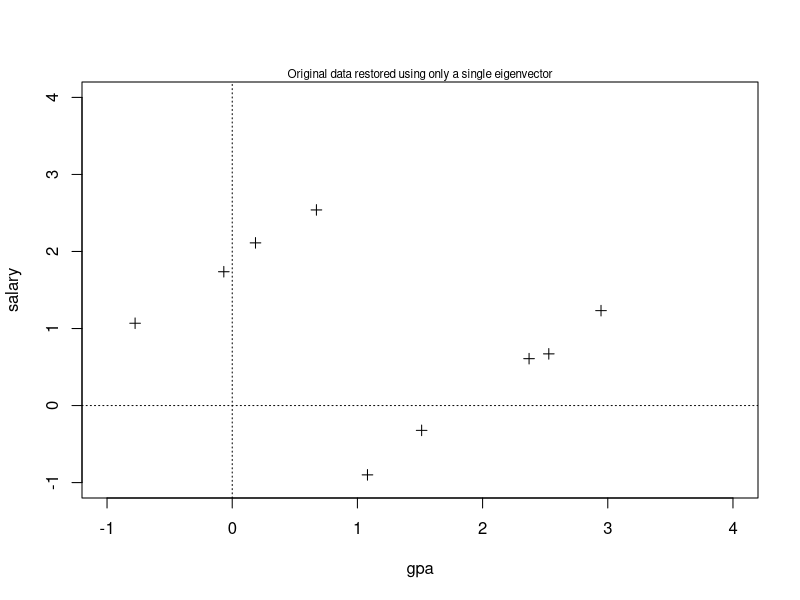
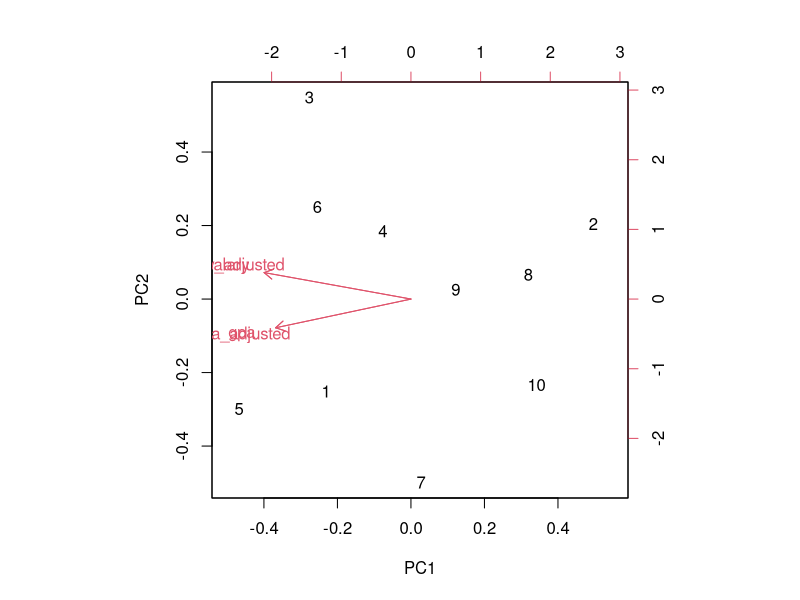
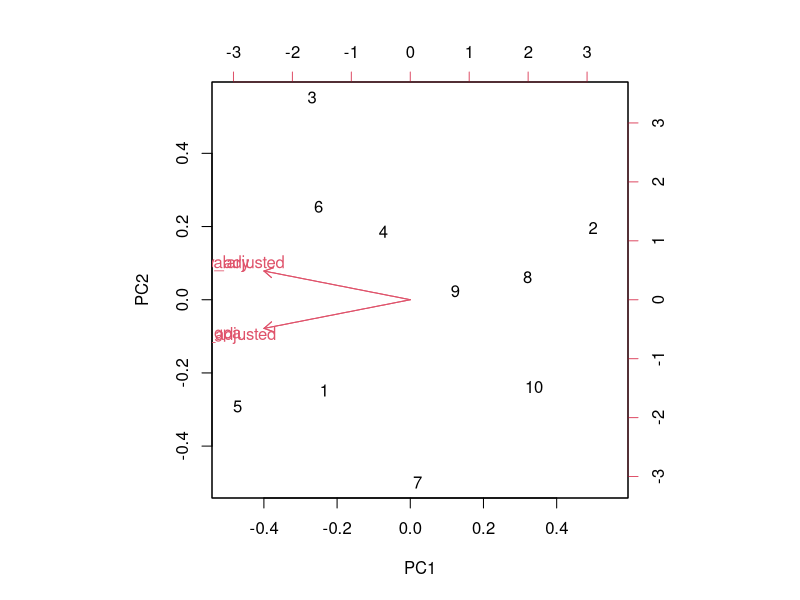

Reproduce these figures in R, in order.
## ---- chunk 1
knitr::opts_chunk$set(echo = TRUE)
## ---- chunk 2
d = data.frame(gpa=c(2.5,0.5,2.2,1.9,3.1,2.3,2.0,1.0,1.5,1.1), 
               salary=c(2.4,0.7,2.9,2.2,3.0,2.7,1.6,1.1,1.6,0.9))



## ---- chunk 3
d
## ---- chunk 4
mean(d$gpa)
## ---- chunk 5
mean(d$salary)
## ---- chunk 6
# mean adjusted value

d$gpa_adjusted = d$gpa - mean(d$gpa)
d$salary_adjusted = d$salary -mean(d$salary)
## ---- chunk 7
d
## ---- chunk 8
# covariance matrix

cov_matrix <- cov(d[,1:2])
cov_matrix


## ---- chunk 9
var(d$gpa)
## ---- chunk 10
# variance
var(d$salary)
## ---- chunk 11
# covariance
cov(d$gpa, d$salary)
## ---- chunk 12
# eigenvector


eigenvec <- eigen(cov_matrix)

eigenvec

## ---- chunk 13
eigenvec$vectors[, 1]
## ---- chunk 14
eigenvec$vectors[, 2]
## ---- chunk 15
cov_matrix %*% eigenvec$vectors
## ---- chunk 16
1.2840277 *eigenvec$vectors[, 1]
## ---- chunk 17
0.0490834 * eigenvec$vectors[, 2]
## ---- chunk 18

## ---- chunk 19
# compute PCs
p = prcomp(d,center=TRUE,retx=TRUE)
## ---- chunk 20
# use loadings and scores to reproduce with only first PC
loadings = t(p$rotation[,1])
scores = p$x[,1]

reproduce = scores %*% loadings  + colMeans(d)
## ---- chunk 21
summary(p)
## ---- chunk 22
p$rotation
## ---- chunk 23
p$center
## ---- chunk 24
p$scale
## ---- chunk 25

## ---- chunk 26

# plot
plot(reproduce,pch=3,ylim=c(-1,4),xlim=c(-1,4))
abline(h=0,v=0,lty=3)
mtext("Original data restored using only a single eigenvector",side=3,cex=0.7)

biplot(p)
## ---- chunk 27
pca <- prcomp(d, scale. = TRUE, center = TRUE)
## ---- chunk 28
summary(pca)
## ---- chunk 29
pca$x
## ---- chunk 30
pca$sdev
## ---- chunk 31
pca$rotation
## ---- chunk 32
pca$center
## ---- chunk 33
pca$scale
## ---- chunk 34
biplot(pca)
